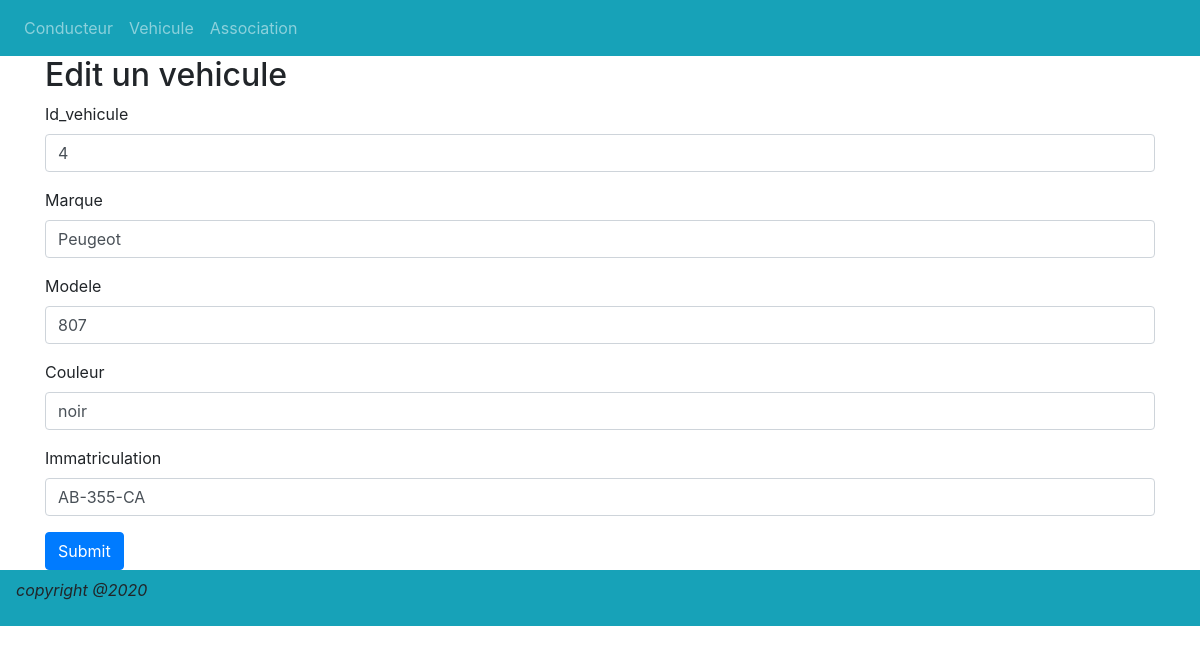
The app's page /?action=editV&vehiculeId=4 with its own data.
### tables this page shows
CREATE TABLE `vehicule` (
  `id_vehicule` int(11) NOT NULL,
  `marque` varchar(45) NOT NULL,
  `modele` varchar(45) NOT NULL,
  `couleur` varchar(45) NOT NULL,
  `immatriculation` varchar(45) NOT NULL
);

### Models/Vehicule.php (called while the page is built, shortened)
<?php
 class Vehicule
 {
 	private $id_vehicule;
 	private $marque;
 	private $modele;
 	private $couleur;
	private $immatriculation;
 	public function getId_vehicule()
 	{
 		return $this->id_vehicule;
 	}
 	public function getMarque()
 	{
 		return $this->marque;
 	}
 	public function getModele()
 	{
 		return $this->modele;
 	}
 	public function getCouleur()
 	{
 		return $this->couleur;
 	}
	 public function getImmatriculation()
 	{
 		return $this->immatriculation;
 	}
 	public function accesBaseDeDonnee()
 	{
 		try{
			$db =new PDO('mysql:host=localhost;dbname=vtc', "root", "");
		}
		catch(PDOException $e){
			print "Erreur!";
			die;
		}
		return $db;
 	}
 	 public function findById($id_vehicule)
 	 {
 	 	$baseDeDonne = $this->accesBaseDeDonnee();
 	 	$sql = $baseDeDonne->prepare("SELECT * FROM vehicule WHERE id_vehicule= ".$id_vehicule);
 	 	$sql->execute();
 	 	$getResultat = $sql->fetchAll(PDO::FETCH_CLASS, 'vehicule');
 	 	return $getResultat;
	  }
}

### Controller/VehiculeController.php (called while the page is built, shortened)
<?php
require './Models/Vehicule.php';
class vehiculeController
{
		?>
		<?php
	public function show($id_vehicule)
	 {
	 	$vehicule = new Vehicule();
	 	$vehiculeById = $vehicule->findById($id_vehicule);
	 	require_once "./Views/editVehicule.php";
	}
}
?>

### Views/editVehicule.php (the view)
<?php
	foreach ($vehiculeById as $vehicule) {
?>
			<h2> Edit un vehicule</h2>
			<form action="#" method="post">
			  <div class="form-group">
			    <label>Id_vehicule</label>
			    <input type="text" class="form-control" name="id" required value="<?php echo $vehicule->getId_vehicule(); ?>">
			  </div>
			  <div class="form-group">
			    <label>Marque</label>
			    <input type="text" class="form-control" name="marque" required value="<?php echo $vehicule->getMarque(); ?>">
			  </div>
			  <div class="form-group">
			    <label>Modele</label>
			    <input type="text" class="form-control" name="modele" required value="<?php echo $vehicule->getModele(); ?>">
			  </div>
			  <div class="form-group">
			    <label>Couleur</label>
			    <input type="text" class="form-control" name="couleur" required value="<?php echo $vehicule->getCouleur(); ?>">
			  </div>
			  <div class="form-group">
			    <label>Immatriculation</label>
			    <input type="text" class="form-control" name="immatriculation" required value="<?php echo $vehicule->getImmatriculation(); ?>">
			  </div>
			  <button type="submit" class="btn btn-primary" name="submit">Submit</button>
			</form>
<?php
	}
?>

### records on screen
vehicule: id "4", marque "Peugeot", modele "807", couleur "noir", immatriculation "AB-355-CA"
